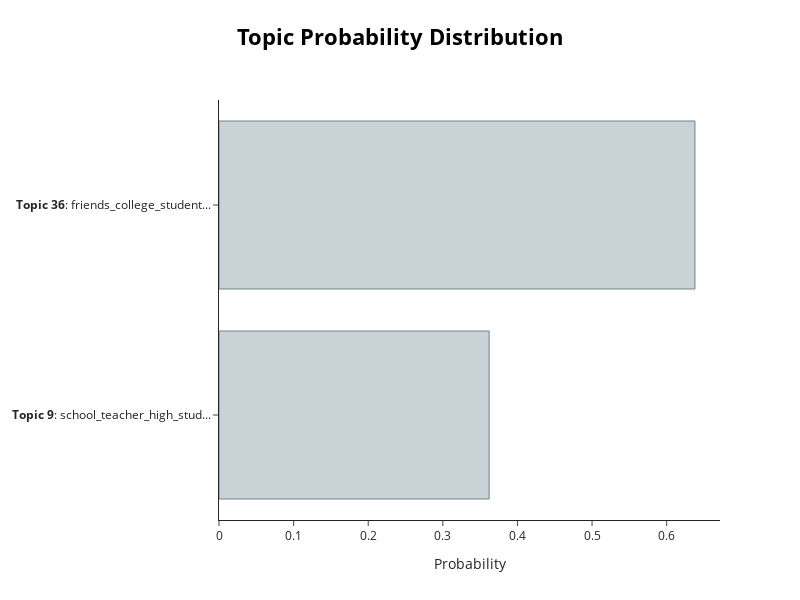

Source (notebook cell):
### Code cell
topic_multilabel.visualize_distribution(topic_distr[4])

### Figure 1 — Plotly figure (JSON) as saved in the notebook; plotly's stock layout.template omitted (floating-point values rounded to 4 significant figures)
{"data": [{"marker": {"color": "#C8D2D7", "line": {"color": "#6E8484", "width": 1}}, "orientation": "h", "type": "bar", "x": [0.3621, 0.6379], "y": ["<b>Topic 9</b>: school_teacher_high_stud...", "<b>Topic 36</b>: friends_college_student..."]}], "layout": {"height": 600, "hoverlabel": {"bgcolor": "white", "font": {"family": "Rockwell", "size": 16}}, "title": {"font": {"color": "Black", "size": 22}, "text": "<b>Topic Probability Distribution</b>", "x": 0.5, "xanchor": "center", "y": 0.95, "yanchor": "top"}, "width": 800, "xaxis": {"title": {"text": "Probability"}}}}
